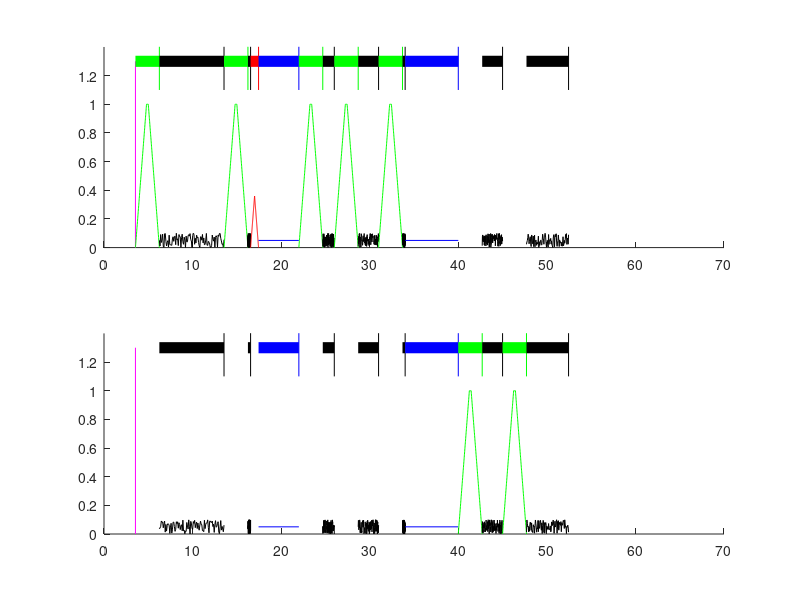

Here is the MATLAB script that generated this plot:
clear 
start_time = 5.0;
durs_step = [10.0, 3.0, 4.0, 5.0, 3.0, 5.0, 6.0];
step_bin =  [   1,   1,   1,   1,   1,   2,   2];
dists_bin = [ 1.0, 1.0, 1.0, 1.0, 1.0, 1.0, 1.0];
binavail{1} = [-inf, 17, 22, inf];
binavail{2} = [-inf, 17, 40, inf];

df_reach_speed = 0.8;
df_draw_dur = 0.2;
df_retreat_speed = 0.8;

for i = 1:numel(durs_step)
    durs_draw(i) = df_draw_dur;
    vels_reach(i) = df_reach_speed;
    vels_retreat(i) = df_retreat_speed;
    dists_reach(i) = dists_bin(i);
end

no_time_between = zeros(size(durs_step));
% check to see if we need to accelerate reaches close together
for i = 2:numel(durs_step)
    dur_mid = dists_reach(i)/vels_reach(i) + durs_draw(i);
    last_retreat_dur = dists_bin(i-1)/vels_retreat(i-1);
    if dur_mid + last_retreat_dur > durs_step(i-1)
        vels_retreat(i-1) = 2.0*dists_reach(i-1)/(durs_step(i-1) - durs_draw(i));
        vels_reach(i) = 2.0*dists_reach(i)/(durs_step(i-1) - durs_draw(i));
        no_time_between(i) = 1;
    end
end

reach_final_mid_times = zeros(1, numel(durs_step));
% reach_mid = durs_step(1);
i_avail = num2cell(2*ones(1,numel(binavail)));
i_rch = 1;
wait_after_fail = 0; % we're waiting from the last iteration
assem_after_reach = 0; % we're assembling from the last iteration

action_template = struct('time', -1.0, 'type', -1, 'bin_ind', -1, 'dist_reach', 0.0, ...
                         'vel_reach', 0.0, 'dur_draw', -1.0, 'vel_retreat', 0.0);
% humacts is the structure array of human actions the human will perform
humacts(1) = action_template;
humacts(1).type = 0;
% action type: nothing = 0, reach = 1, assem = 2, wait = 3, fail = 4

while 1
    if i_rch > numel(durs_step)
        % finished, exit
        if reach_final_mid_times(i_rch-1) + durs_step(i_rch-1) > humacts(end).time
            % add the last assembly time
            new_action = action_template;
            new_action.time = reach_final_mid_times(i_rch-1) + durs_step(i_rch-1);
            new_action.type = 2;
            humacts(end+1) = new_action;
        end
        break
    end

    bin_ind = step_bin(i_rch);

    if i_avail{bin_ind} > numel(binavail{bin_ind})
        % no longer available, wait forever
        new_action = action_template;
        new_action.time = inf;
        new_action.type = 3;
        new_action.bin_ind = bin_ind;
        humacts(end+1) = new_action;
        break
    end

    avail_start = binavail{bin_ind}(i_avail{bin_ind}-1);
    avail_end = binavail{bin_ind}(i_avail{bin_ind});
    if i_rch == 1
        reach_mid = start_time;
    else
        reach_mid = reach_final_mid_times(i_rch-1) + durs_step(i_rch-1);
    end
    reach_start = reach_mid - (dists_reach(i_rch)/vels_reach(i_rch)+durs_draw(i_rch));
    reach_end = reach_mid + dists_reach(i_rch)/vels_retreat(i_rch);
    if i_rch == 1
        humacts(1).time = reach_start;
    end
    action_start = max(avail_start, reach_start);
    wait_after_success = reach_start < avail_start;
    if reach_start > avail_end
        % wrong interval, move to next
        i_avail{bin_ind} = i_avail{bin_ind} + 2;
        continue
    end
    if assem_after_reach && ~no_time_between(i_rch)
        % only assemble after part reach where there's time inbetween reaches
        new_action = action_template;
        new_action.time = reach_start;
        new_action.type = 2;
        humacts(end+1) = new_action;
        assem_after_reach = 0;
    end
    if wait_after_success || wait_after_fail
        % wait from reach_start to avail_start
        new_action = action_template;
        new_action.time = avail_start;
        new_action.type = 3;
        new_action.bin_ind = bin_ind;
        humacts(end+1) = new_action;
        wait_after_fail = 0;
    end
    if reach_mid - reach_start <= avail_end - action_start
        % reach from action_start to action_start + reach_mid - reach_start
        new_action = action_template;
        new_action.time = action_start + reach_end - reach_start;
        new_action.type = 1;
        new_action.bin_ind = bin_ind;
        new_action.dist_reach = dists_reach(i_rch);
        new_action.vel_reach = vels_reach(i_rch);
        new_action.dur_draw = durs_draw(i_rch);
        new_action.vel_retreat = vels_retreat(i_rch);
        humacts(end+1) = new_action;

        reach_final_mid_times(i_rch) = action_start + reach_mid - reach_start;
        assem_after_reach = 1;
        i_rch = i_rch + 1;
    else
        % fail from action_start to avail_end
        new_dist_reach = min(dists_reach(i_rch), ...
                             vels_reach(i_rch)*(avail_end-action_start));
        new_action = action_template;
        new_action.time = avail_end+new_dist_reach/vels_retreat(i_rch);
        new_action.type = 4;
        new_action.bin_ind = bin_ind;
        new_action.dist_reach = new_dist_reach;
        new_action.vel_reach = vels_reach(i_rch);
        new_action.dur_draw = 0.0;
        new_action.vel_retreat = vels_retreat(i_rch);
        humacts(end+1) = new_action;

        wait_after_fail = 1;
        i_avail{bin_ind} = i_avail{bin_ind} + 2;
    end
end

figure(1)
clf
for i = 1:numel(binavail)
    subplot(numel(binavail),1,i)
    hold on
    xlim([0 70])
    ylim([0 1.4])
end

for i = 1:numel(humacts)
    for j = 1:numel(binavail)
        subplot(numel(binavail),1,j)
        if humacts(i).type == 0 
            plot(humacts(i).time*[1 1], [0 1.3], 'm')
        elseif humacts(i).type == 3 
            plot(humacts(i).time*[1 1], [1.1 1.5], 'b')
            plot([humacts(i-1).time humacts(i).time], [1.3 1.3], 'b', 'LineWidth', 8)
            plot([humacts(i-1).time humacts(i).time], [0.05 0.05], 'b')
        elseif humacts(i).type == 2
            plot(humacts(i).time*[1 1], [1.1 1.5], 'k')
            plot([humacts(i-1).time humacts(i).time], [1.3 1.3], 'k', 'LineWidth', 8)
            t = linspace(humacts(i-1).time, humacts(i).time, 100);
            plot(t, abs(0.1*rand(size(t))), 'k')
        elseif (humacts(i).type == 1 || humacts(i).type == 4)
            if humacts(i).bin_ind == j
                if humacts(i).type == 1
                    color = 'g';
                else
                    color = 'r';
                end
                dur_reach = humacts(i).dist_reach/humacts(i).vel_reach;
                dur_mid = dur_reach+humacts(i).dur_draw;
                dur_retreat = humacts(i).dist_reach/humacts(i).vel_retreat;
                dur_total = dur_mid+dur_retreat;
                action_start_time = humacts(i).time - dur_total;
                t1 = linspace(0, dur_reach, 100);
                plot(t1+action_start_time, humacts(i).vel_reach*t1,color)
                t2 = linspace(dur_reach, dur_mid, 100);
                plot(t2+action_start_time, humacts(i).dist_reach+t2*0,color)
                t3 = linspace(dur_mid, dur_total, 100);
                plot(t3+action_start_time, humacts(i).dist_reach-humacts(i).vel_retreat*(t3-dur_mid),color)
                if humacts(i).type == 1
                    plot(humacts(i).time*[1 1], [1.1 1.5], 'g')
                    plot([humacts(i-1).time humacts(i).time], [1.3 1.3], 'g', 'LineWidth', 8)
                else
                    plot(humacts(i).time*[1 1], [1.1 1.5], 'r')
                    plot([humacts(i-1).time humacts(i).time], [1.3 1.3], 'r', 'LineWidth', 8)
                end
            end
        end
    end
end
